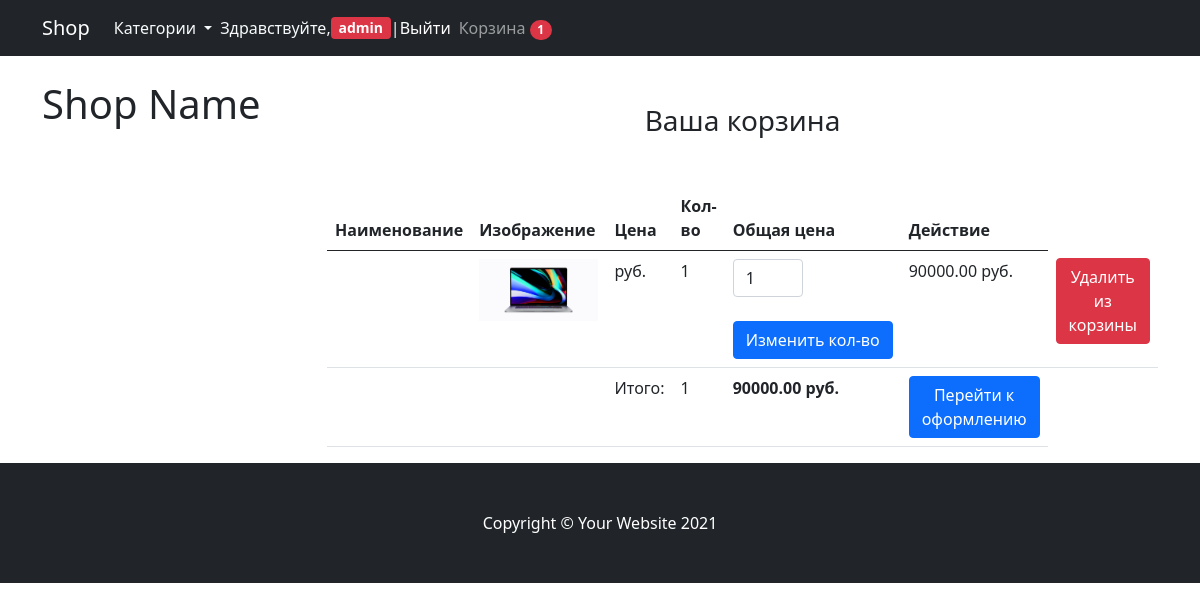
The app's page /cart/ (signed in) with its own data.
### mainapp/models.py (models this page shows, shortened)
class Cart(models.Model):
    owner = models.ForeignKey('Customer', null=True, verbose_name='Владелец', on_delete=models.CASCADE)
    products = models.ManyToManyField(CartProduct, blank=True, related_name='related_cart')
    total_products = models.PositiveIntegerField(default=0)
    final_price = models.DecimalField(max_digits=9, default=0, decimal_places=2, verbose_name='Общая цена')
    in_order = models.BooleanField(default=False)
    for_anonymous_user = models.BooleanField(default=False)

class CartProduct(models.Model):
    user = models.ForeignKey('Customer', verbose_name='Покупатель', on_delete=models.CASCADE)
    cart = models.ForeignKey('Cart', verbose_name='Корзина', on_delete=models.CASCADE, related_name='related_products')
    product = models.ForeignKey(Product, verbose_name='Товар', on_delete=models.CASCADE)
    qty = models.PositiveIntegerField(default=1)
    final_price = models.DecimalField(max_digits=9, decimal_places=2, verbose_name='Общая цена')

class Product(models.Model):
    category = models.ForeignKey(Category, verbose_name='Категория', on_delete=models.CASCADE)
    title = models.CharField(max_length=255, verbose_name='Наименование')
    slug = models.SlugField(unique=True)
    image = models.ImageField(verbose_name='Изображение')
    description = models.TextField(verbose_name='Описание', null=True)
    price = models.DecimalField(max_digits=9, decimal_places=2, verbose_name='Цена')

### mainapp/views.py (the view)
# urls.py: path('cart/', CartView.as_view(), name='cart'),
class CartView(CartMixin, View):
    def get(self, request, *args, **kwargs):
        categories = Category.objects.all()
        context = {
            'cart': self.cart,
            'categories': categories
        }
        return render(request, 'cart.html', context)

### mainapp/mixins.py (called while the page is built)
    def dispatch(self, request, *args, **kwargs):
        if request.user.is_authenticated:
            customer = Customer.objects.filter(user=request.user).first()
            if not customer:
                customer = Customer.objects.create(
                    user=request.user
                )
            cart = Cart.objects.filter(owner=customer, in_order=False).first()
            if not cart:
                cart = Cart.objects.create(owner=customer)
        else:
            cart = Cart.objects.filter(for_anonymous_user=True).first()
            if not cart:
                cart: Cart.objects.create(for_anonymous_user=True)
        self.cart = cart
        return super().dispatch(request, *args, **kwargs)

### mainapp/models.py (called while the page is built)
    def get_absolute_url(self):
        return reverse('category_detail', kwargs={'slug': self.slug})

### mainapp/templates/cart.html (shortened to what this page needs)
{% extends 'base.html' %}
{% block content %}
<h3 class="text-center mt-5 mb-5">Ваша корзина {% if not cart.products.count %}пуста{% endif %}</h3>
{% if cart.products.count %}
    <table class="table">
        <thead>
            <tr>
                <th scope="col">Наименование</th>
                <th scope="col">Изображение</th>
                <th scope="col">Цена</th>
                <th scope="col">Кол-во</th>
                    <th scope="col">Общая цена</th>
                <th scope="col">Действие</th>
            </tr>
        </thead>
        <tbody>
            {% for item in cart.products.all %}
                <tr>
                    <th scope="row">{{ item.content_object.title }}</th>
                    <td class="w-25"><img src="{{ item.product.image.url }}" class="img-fluid"></td>
                    <td>{{ item.content_object.price }} руб.</td>
                    <td>{{ item.qty }}</td>
                    <td>
                        <form action="{% url 'change_qty' slug=item.product.slug %}" method="POST">
                            <input type="number" class="form-control" name="qty" style="width: 70px;" min="1" value="{{ item.qty }}">
                            <br>
                            <input type="submit" class="btn btn-primary" value="Изменить кол-во">
                        </form>
                    </td>
                    <td>{{ item.final_price }} руб.</td>
                    <td>
                        <a href="{% url 'delete_from_cart' slug=item.product.slug %}"><button class="btn btn-danger">Удалить из корзины</button></a>
                    </td>
                </tr>
            {% endfor %}
                <tr>
                    <td colspan="2"></td>
                    <td>Итого:</td>
                    <td>{{ cart.total_products }}</td>
                    <td><strong>{{ cart.final_price }} руб.</strong></td>
                    <td><a href="{% url 'checkout' %}"><button class="btn btn-primary">Перейти к оформлению</button></a></td>
                </tr>
        </tbody>
    </table>
{% endif %}
{% endblock content %}

### mainapp/templates/base.html (shortened to what this page needs)
<!DOCTYPE html>
<html lang="ru">
    <head>
        <link href="https://cdn.jsdelivr.net/npm/bootstrap@5.0.1/dist/css/bootstrap.min.css" rel="stylesheet">
    </head>
    <body>
        <nav class="navbar navbar-expand-lg navbar-dark bg-dark">
            <div class="container">
                <a class="navbar-brand" href="{% url 'base' %}">Shop</a>
                <div class="collapse navbar-collapse" id="navbarResponsive">
                        <ul class="navbar-nav">
                            <li class="nav-item dropdown">
                                <a href="#" class="nav-link text-light dropdown-toggle" id="navbarDropdownMenuLink" role="button" data-toggle="dropdown" aria-haspopup="true" aria-expanded="false">
                                    Категории
                                </a>
                            </li>
                            <li class="nav-item">
                                {% if request.user.is_authenticated %}
                                    <span class="navbar text text-light">Здравствуйте,
                                        <span class="badge bg-danger">
                                            <a style="text-decoration: none; font-size: 14px; color: white;" href="{% url 'profile' %}">{{ request.user.username }}</a>
                                        </span>
                                        | <a href="{% url 'logout' %}" style="color: white; text-decoration: none;">Выйти</a>
                                    </span>
                                {% endif %}
                            </li>
                        </ul>
                    <ul class="navbar-nav ml-auto">
                        <li class="nav-item"><a class="nav-link" href="{% url 'cart' %}">Корзина <span class="badge rounded-pill bg-danger">{{ cart.products.count }}</span></a></li>
                    </ul>
                </div>
            </div>
        </nav>
        <div class="container">
            <div class="row">
                <div class="col-lg-3">
                    <h1 class="my-4">Shop Name</h1>
                </div>
                <div class="col-lg-9">
                    {% block content %}{% endblock content %}
                </div>
            </div>
        </div>
        <footer class="py-5 bg-dark">
            <div class="container"><p class="m-0 text-center text-white">Copyright &copy; Your Website 2021</p></div>
        </footer>
    </body>
</html>

### records on screen
Cart: products.count "1", total_products "1", final_price "90000.00"
CartProduct: product.image (picture), qty "1", final_price "90000.00"

### other values on screen
{{ request.user.username }} "admin"
